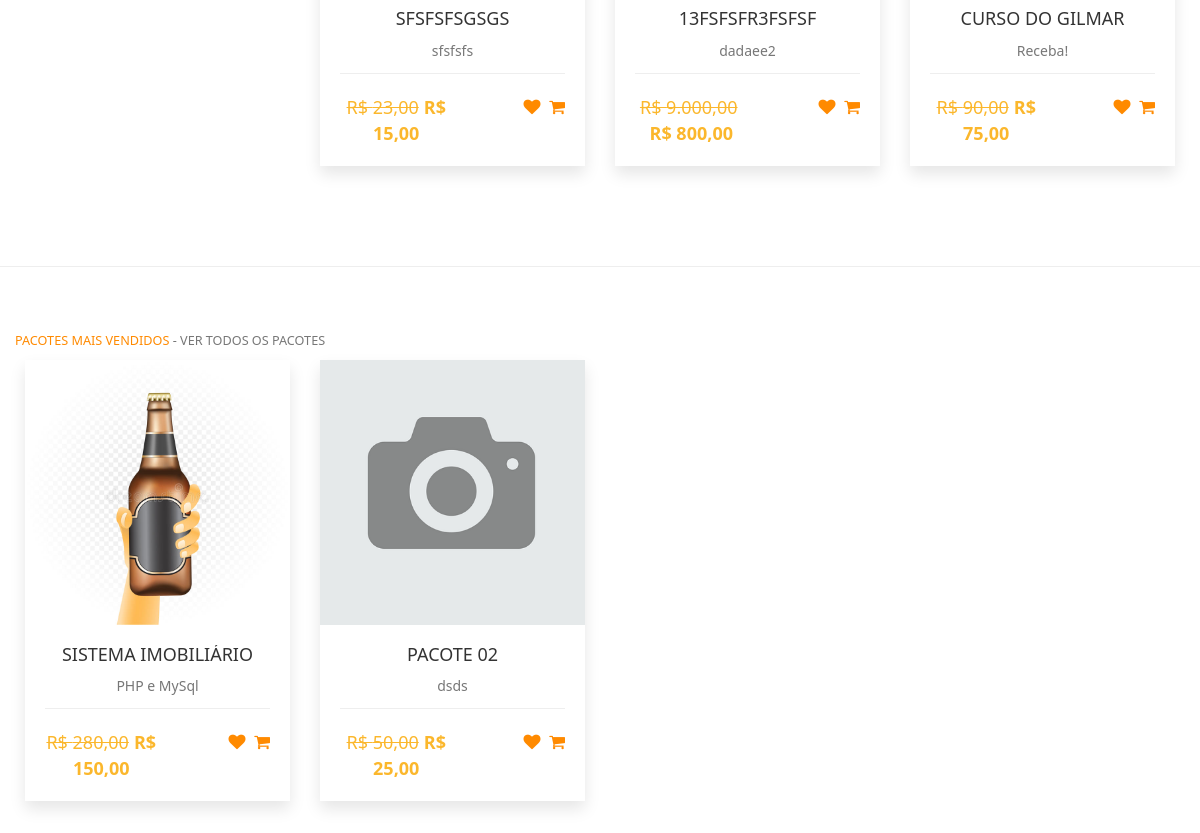
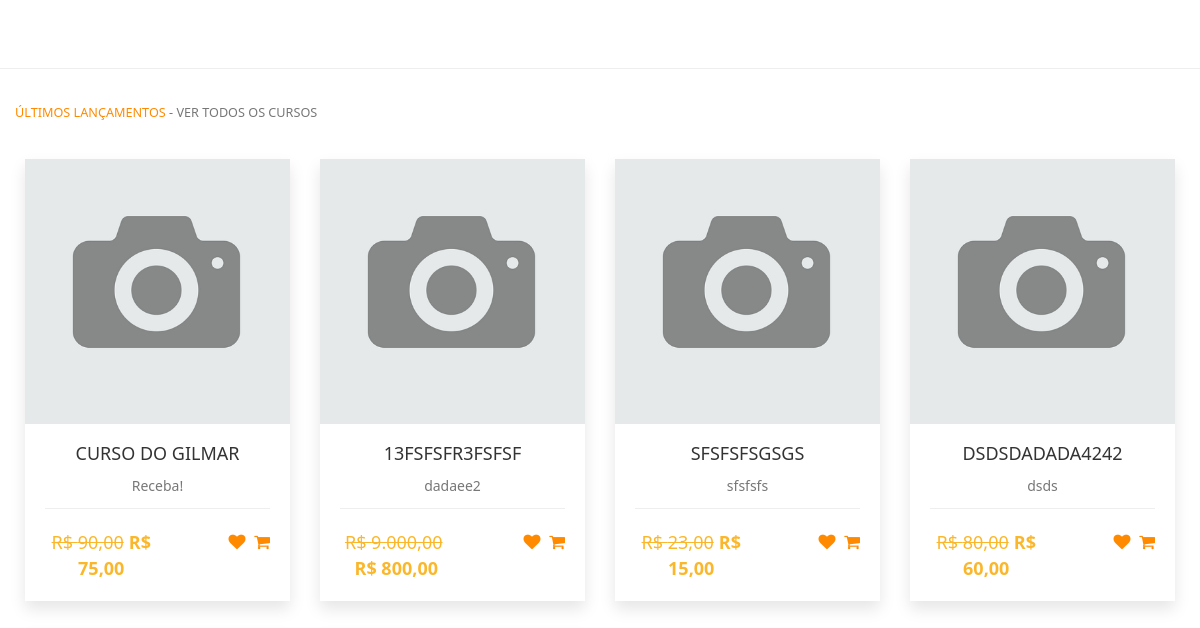
/cursos.php (middle part), run on an earlier commit of the app's database (2 pictures, top to bottom).
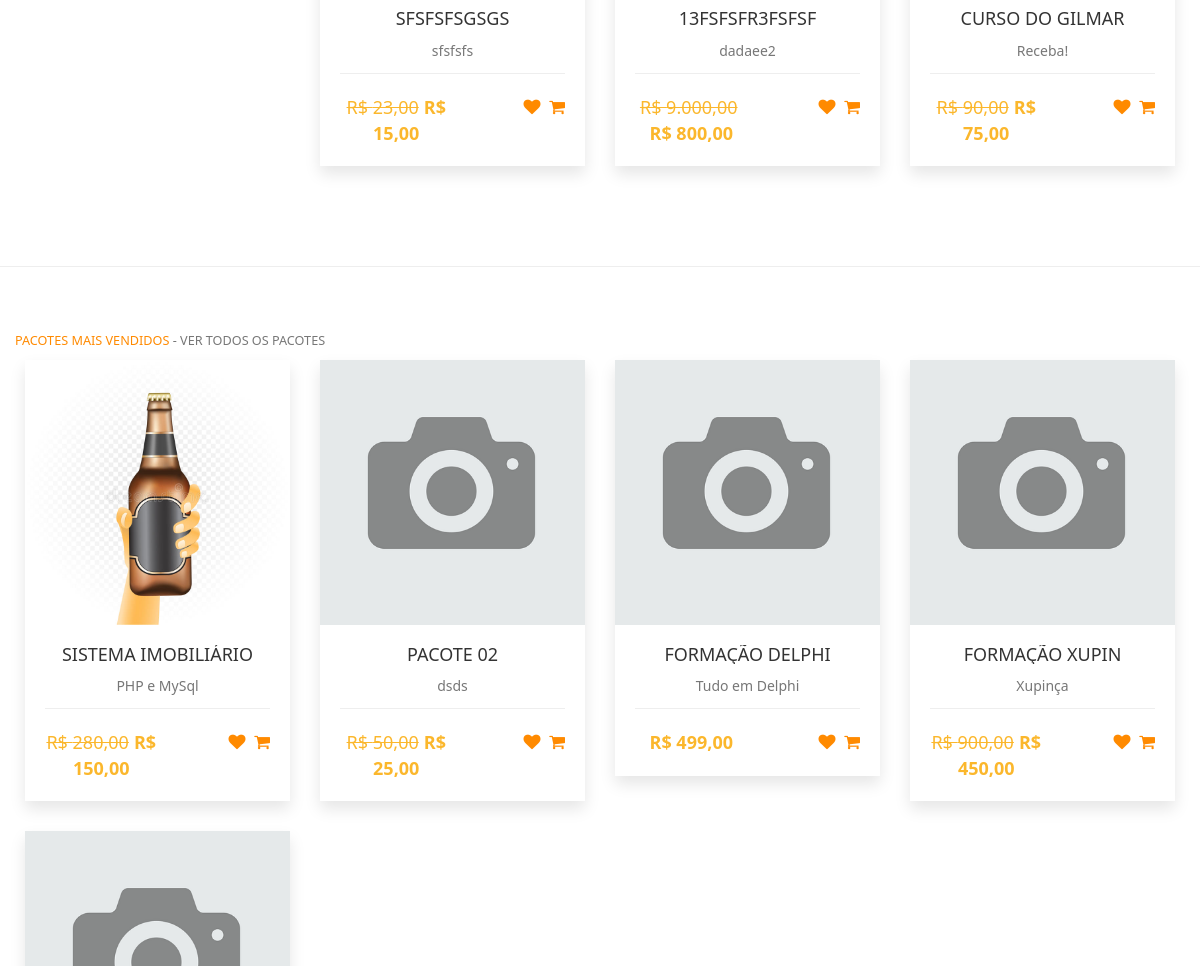
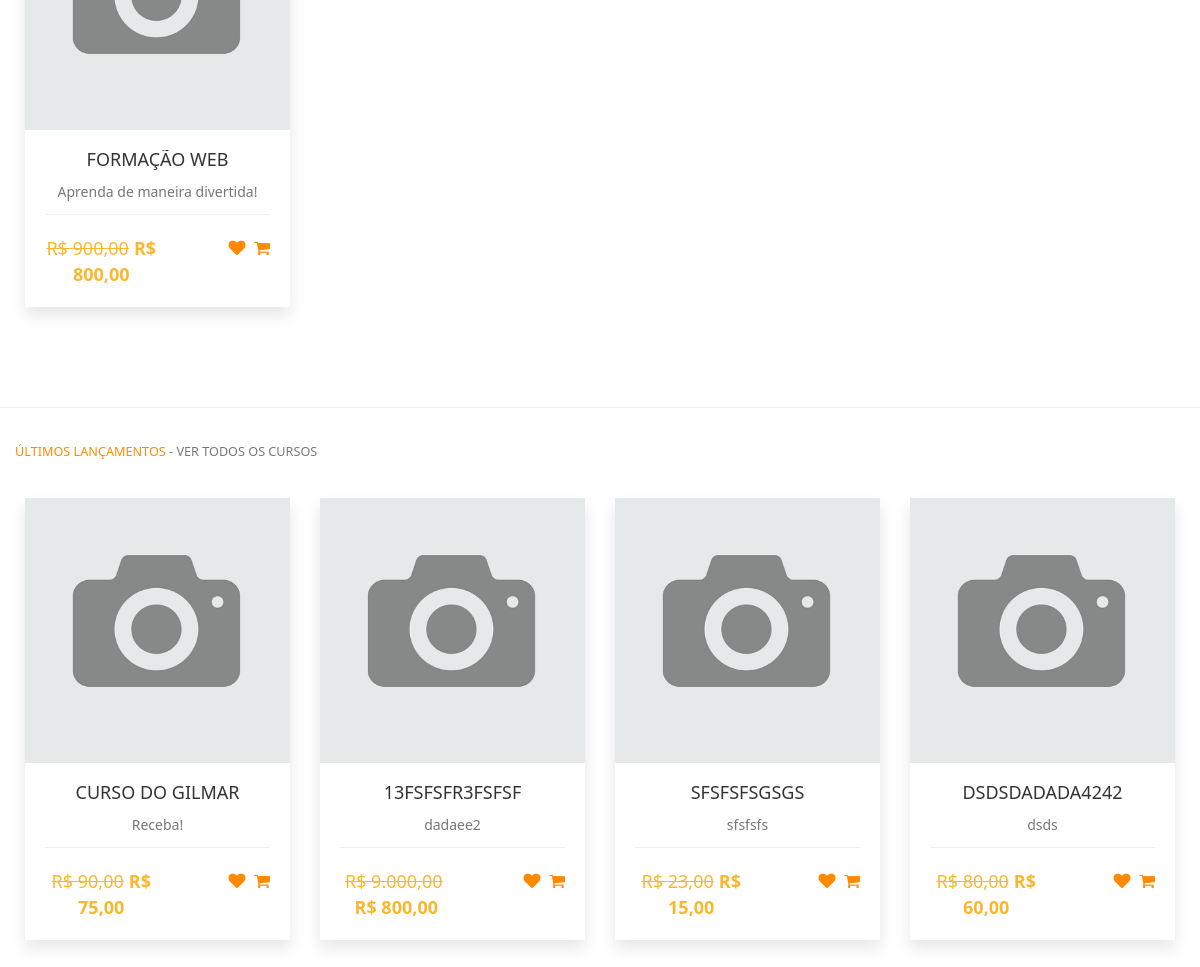
And on a later commit of the database (2 pictures, top to bottom).
### tables this page shows
CREATE TABLE `cursos` (
  `id` int(11) NOT NULL,
  `nome` varchar(50) NOT NULL,
  `desc_rapida` varchar(60) NOT NULL,
  `desc_longa` text NOT NULL,
  `valor` decimal(8,2) NOT NULL,
  `professor` int(11) NOT NULL,
  `categoria` int(11) NOT NULL,
  `imagem` varchar(100) NOT NULL,
  `status` varchar(20) NOT NULL,
  `carga` int(11) NOT NULL,
  `mensagem` varchar(255) NOT NULL,
  `arquivo` varchar(150) NOT NULL,
  `ano` int(11) NOT NULL,
  `palavras` varchar(255) NOT NULL,
  `grupo` int(11) NOT NULL,
  `nome_url` varchar(150) NOT NULL,
  `pacote` varchar(100) NOT NULL,
  `sistema` varchar(5) NOT NULL,
  `link` varchar(150) NOT NULL,
  `tecnologias` varchar(150) NOT NULL,
  `promocao` decimal(8,2) NOT NULL
);

CREATE TABLE `pacotes` (
  `id` int(11) NOT NULL,
  `nome` varchar(50) NOT NULL,
  `desc_rapida` varchar(60) NOT NULL,
  `desc_longa` text NOT NULL,
  `valor` decimal(8,2) NOT NULL,
  `professor` int(11) NOT NULL,
  `imagem` varchar(100) NOT NULL,
  `grupo` int(11) NOT NULL,
  `ano` int(11) NOT NULL,
  `palavras` varchar(255) NOT NULL,
  `nome_url` varchar(150) NOT NULL,
  `video` varchar(150) NOT NULL,
  `linguagem` int(11) NOT NULL,
  `promocao` decimal(8,2) NOT NULL
);

### cursos.php (the view, shortened to what this page needs)
<?php
require_once('cabecalho.php');
?>
<?php
$query = $pdo->query("SELECT * FROM cursos WHERE status = 'Aprovado' and sistema = 'Não' ORDER BY id asc limit 8");
$res = $query->fetchAll(PDO::FETCH_ASSOC);
$total_reg = @count($res);
if ($total_reg > 0) {
?>
    <section id="portfolio" style="margin-top:50px;">
        <div class="row" style="margin-left:10px; margin-right:10px; margin-top:-10px;">
            <?php
            for ($i = 0; $i < $total_reg; $i++) {
                $nome = $res[$i]['nome'];
                $desc_rapida = $res[$i]['desc_rapida'];
                $valor = $res[$i]['valor'];
                $promocao = $res[$i]['promocao'];
                $valorF = number_format($valor, 2, ',', '.',);
                $promocaoF = number_format($promocao, 2, ',', '.',);
            ?>
                <div class="col-xs-12 col-sm-6 col-md-3 col-lg-3 portfolio-item">
                    <div class="portfolio-one">
                        <div class="portfolio-content" align="center">
                            <a href="#" title="Detalhes do Curso">
                                <h5 class="title"><?php echo $nome ?></h5>
                                <p style="margin-top:0px;"><?php echo $desc_rapida ?></p>
                            </a>
                            <div class="product-bottom-details">
                                <?php
                                if ($promocao > 0) {
                                ?>
                                    <div class="product-price"><small>R$ <?php echo $valorF ?></small>R$ <?php echo $promocaoF ?></div>
                                <?php } else { ?>
                                    <div class="product-price">R$ <?php echo $valorF ?></div>
                                <?php } ?>
                                <div class="product-links">
                                    <a href=""><i class="fa fa-heart"></i></a>
                                    <a href=""><i class="fa fa-shopping-cart"></i></a>
                                </div>
                            </div>
                        </div>
                    </div>
                </div>
            <?php
            }
            ?>
        </div>
    </section>
<?php
}
?>
<hr>
<?php
$query = $pdo->query("SELECT * FROM pacotes ORDER BY id asc limit 12");
$res = $query->fetchAll(PDO::FETCH_ASSOC);
$total_reg = @count($res);
if ($total_reg > 0) {
?>
    <section style="margin-top:50px;">
        <div class="section-heading">
            <div class="col-md-12 col-xs-12">
                <h2><small><small><span>Pacotes Mais Vendidos</span> - <a href="pacotes">Ver todos os pacotes</a></small></small></h2>
            </div>
        </div>
        <section id="portfolio">
            <div class="row" style="margin-left:10px; margin-right:10px; margin-top:-10px;">
                <?php
                for ($i = 0; $i < $total_reg; $i++) {
                    $nome = $res[$i]['nome'];
                    $desc_rapida = $res[$i]['desc_rapida'];
                    $valor = $res[$i]['valor'];
                    $promocao = $res[$i]['promocao'];
                    $foto = $res[$i]['imagem'];
                    $valorF = number_format($valor, 2, ',', '.',);
                    $promocaoF = number_format($promocao, 2, ',', '.',);
                ?>
                    <div class="col-xs-12 col-sm-6 col-md-3 col-lg-3 portfolio-item">
                        <div class="portfolio-one">
                            <div class="portfolio-head">
                                <div class="portfolio-img"><img alt="" src="sistema/painel-admin/img/pacotes/<?php echo $foto ?>"></div>
                            </div>
                            <div class="portfolio-content" align="center">
                                <a href="#" title="Detalhes do Pacote">
                                    <h5 class="title"><?php echo $nome ?></h5>
                                    <p style="margin-top:0px;"><?php echo $desc_rapida ?></p>
                                </a>
                                <div class="product-bottom-details">
                                    <?php
                                    if ($promocao > 0) {
                                    ?>
                                        <div class="product-price"><small>R$ <?php echo $valorF ?></small>R$ <?php echo $promocaoF ?></div>
                                    <?php } else { ?>
                                        <div class="product-price">R$ <?php echo $valorF ?></div>
                                    <?php } ?>
                                    <div class="product-links">
                                        <a href=""><i class="fa fa-heart"></i></a>
                                        <a href=""><i class="fa fa-shopping-cart"></i></a>
                                    </div>
                                </div>
                            </div>
                        </div>
                    </div>
                <?php
                }
                ?>
            </div>
        </section>
    <?php
}
    ?>
    <hr>
    <?php
    $query = $pdo->query("SELECT * FROM cursos WHERE status = 'Aprovado' and sistema = 'Não' ORDER BY id desc limit 6");
    $res = $query->fetchAll(PDO::FETCH_ASSOC);
    $total_reg = @count($res);
    if ($total_reg > 0) {
    ?>
        <div class="section-heading">
            <div class="col-md-12 col-xs-12">
                <h2><small><small><span>Últimos Lançamentos</span> - <a href="lista-cursos">Ver todos os cursos</a></small></small></h2>
            </div>
        </div>
        <section id="portfolio" style="margin-top:50px;">
            <div class="row" style="margin-left:10px; margin-right:10px; margin-top:-10px;">
                <?php
                for ($i = 0; $i < $total_reg; $i++) {
                    $nome = $res[$i]['nome'];
                    $desc_rapida = $res[$i]['desc_rapida'];
                    $valor = $res[$i]['valor'];
                    $promocao = $res[$i]['promocao'];
                    $foto = $res[$i]['imagem'];
                    $valorF = number_format($valor, 2, ',', '.',);
                    $promocaoF = number_format($promocao, 2, ',', '.',);
                ?>
                    <div class="col-xs-12 col-sm-6 col-md-3 col-lg-3 portfolio-item">
                        <div class="portfolio-one">
                            <div class="portfolio-head">
                                <div class="portfolio-img"><img alt="" src="sistema/painel-admin/img/cursos/<?php echo $foto ?>"></div>
                            </div>
                            <div class="portfolio-content" align="center">
                                <a href="#" title="Detalhes do Curso">
                                    <h5 class="title"><?php echo $nome ?></h5>
                                    <p style="margin-top:0px;"><?php echo $desc_rapida ?></p>
                                </a>
                                <div class="product-bottom-details">
                                    <?php
                                    if ($promocao > 0) {
                                    ?>
                                        <div class="product-price"><small>R$ <?php echo $valorF ?></small>R$ <?php echo $promocaoF ?></div>
                                    <?php } else { ?>
                                        <div class="product-price">R$ <?php echo $valorF ?></div>
                                    <?php } ?>
                                    <div class="product-links">
                                        <a href=""><i class="fa fa-heart"></i></a>
                                        <a href=""><i class="fa fa-shopping-cart"></i></a>
                                    </div>
                                </div>
                            </div>
                        </div>
                    </div>
                <?php
                }
                ?>
            </div>
        </section>
    <?php
    }
    ?>
    <?php
    require_once('rodape.php');
    ?>

### cabecalho.php (shortened to what this page needs)
<!DOCTYPE html>
<html>
<head>
    <link rel="stylesheet" href="https://cdnjs.cloudflare.com/ajax/libs/font-awesome/4.5.0/css/font-awesome.min.css">
    <link rel="stylesheet" href="scss/main.css">
    <link rel="stylesheet" href="scss/skin.css">
    <link rel="stylesheet" href="scss/card.css">
</head>
<body id="wrapper">
    <div id="area-conteudo">

### rodape.php (shortened to what this page needs)
</div>
</html>

### scss/card.css (style rules this page uses)
* { -webkit-box-sizing: border-box; box-sizing: border-box; margin: 0; padding: 0; }
.product-bottom-details { overflow: hidden; border-top: 1px solid #eee; padding-top: 20px; }
.product-bottom-details div { float: left; width: 50%; }
.product-price { font-size: 18px; color: #fbb72c; font-weight: 600; }
.product-price small { font-size: 100%; font-weight: 200; text-decoration: line-through; display: inline-block; margin-right: 5px; }
.product-links { text-align: right; }
.product-links a { display: inline-block; margin-left: 5px; color: #e1e1e1; transition: 0.3s; font-size: 17px; }

What changed in the data, as far as the page shows it:
added pacotes: imagem (picture), nome "FORMAÇÃO DELPHI", desc_rapida "Tudo em Delphi", valor "499,00"
added pacotes: imagem (picture), nome "FORMAÇÃO XUPIN", desc_rapida "Xupinça", valor "900,00", promocao "450,00"
added pacotes: imagem (picture), nome "FORMAÇÃO WEB", desc_rapida "Aprenda de maneira divertida!", valor "900,00", promocao "800,00"
